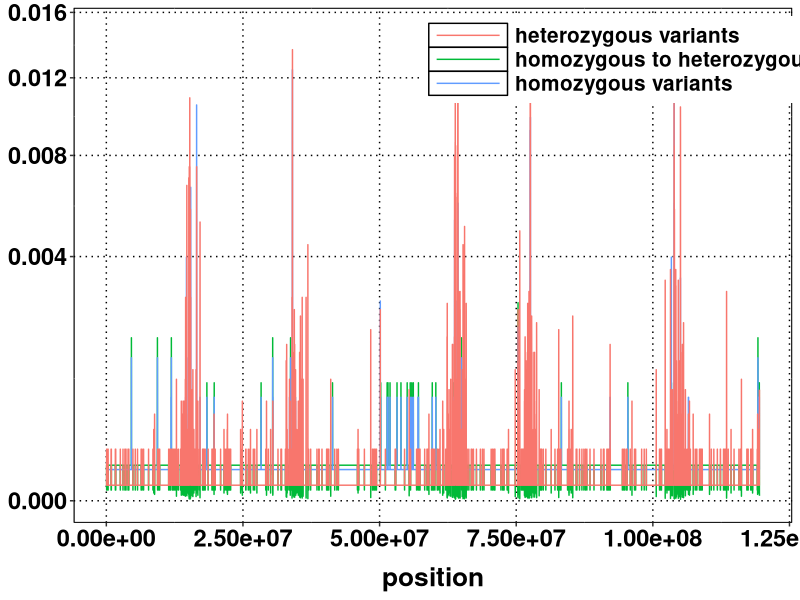
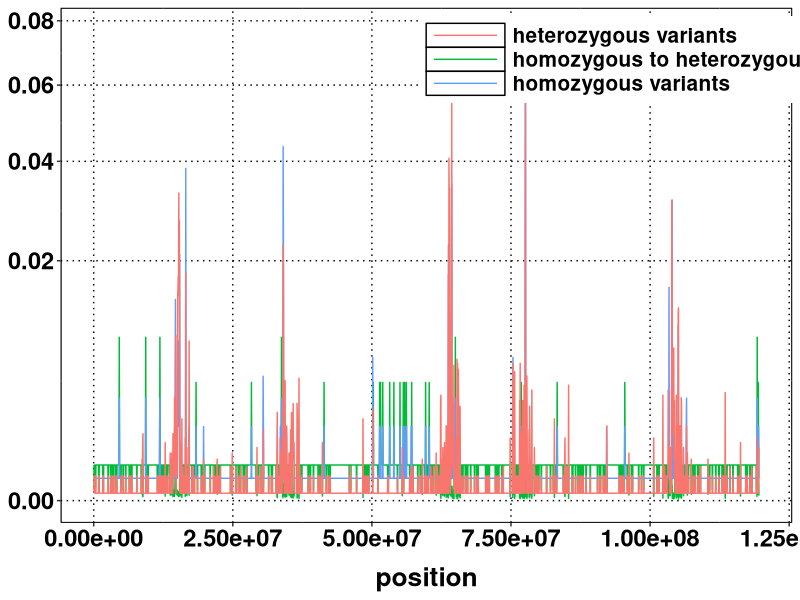
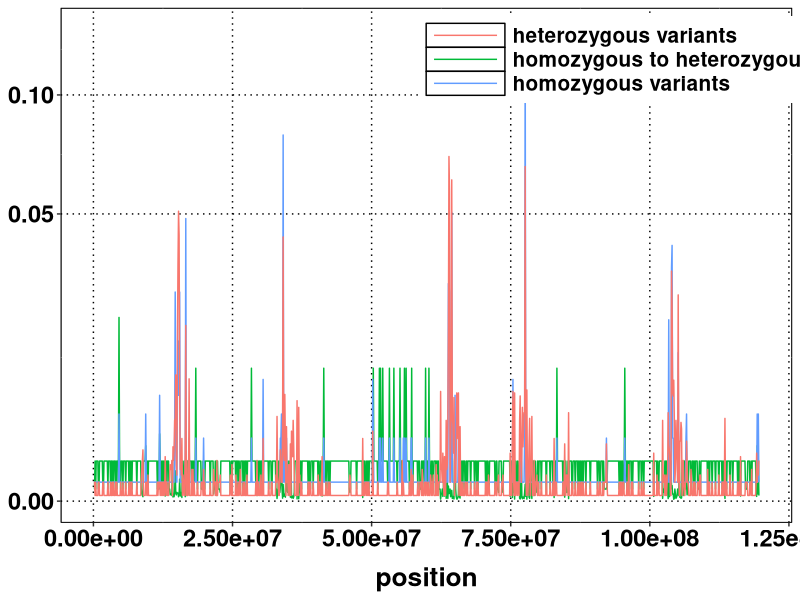
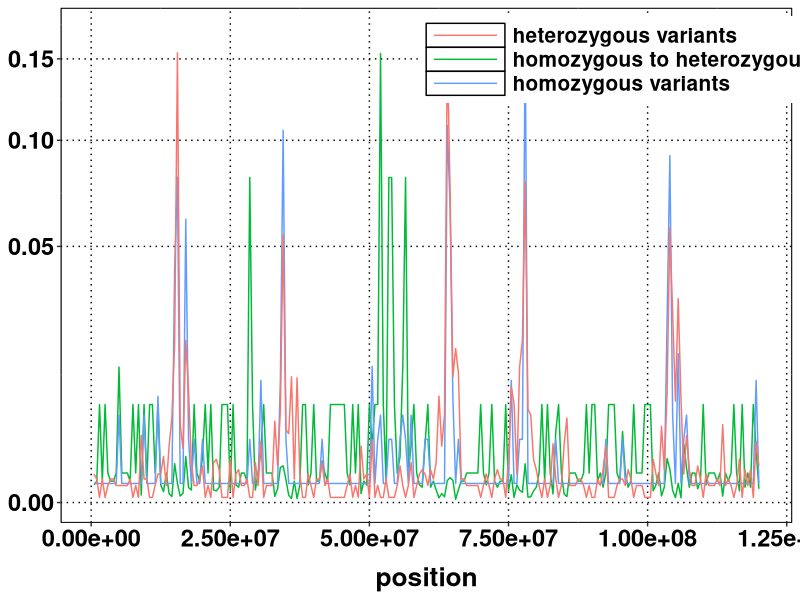
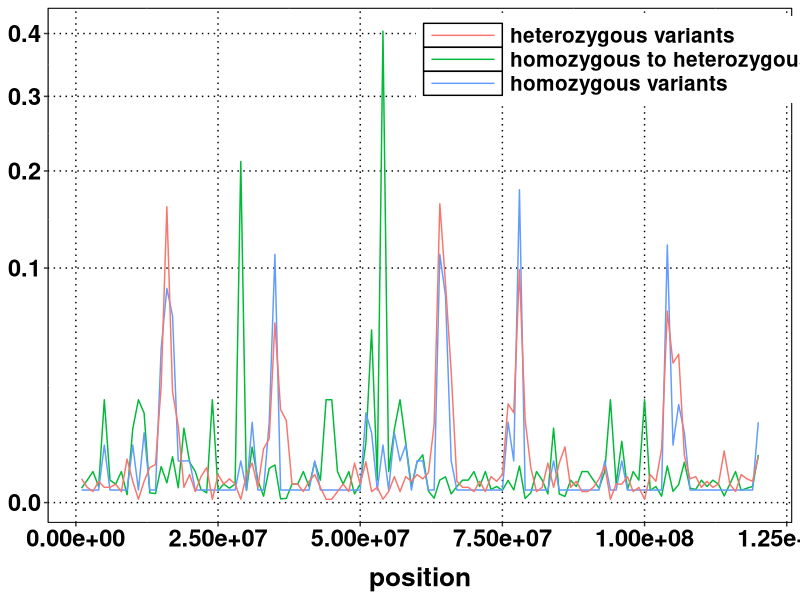
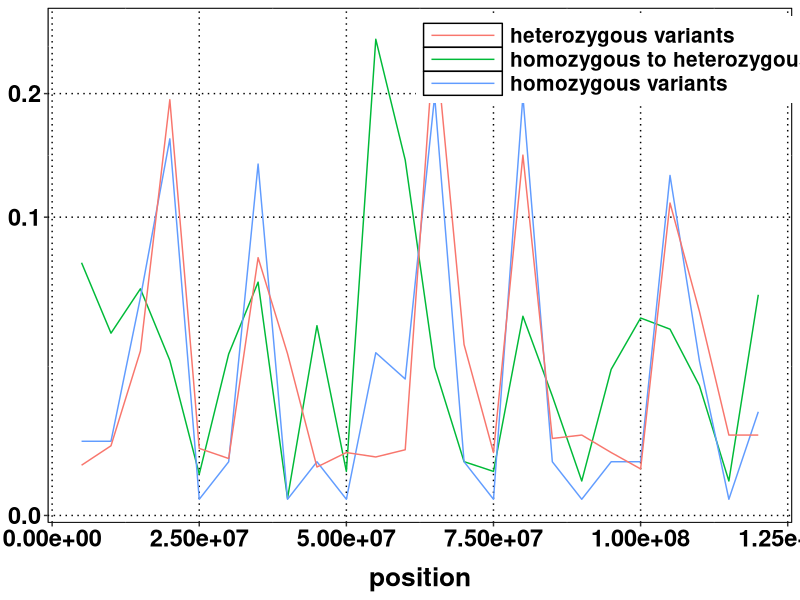
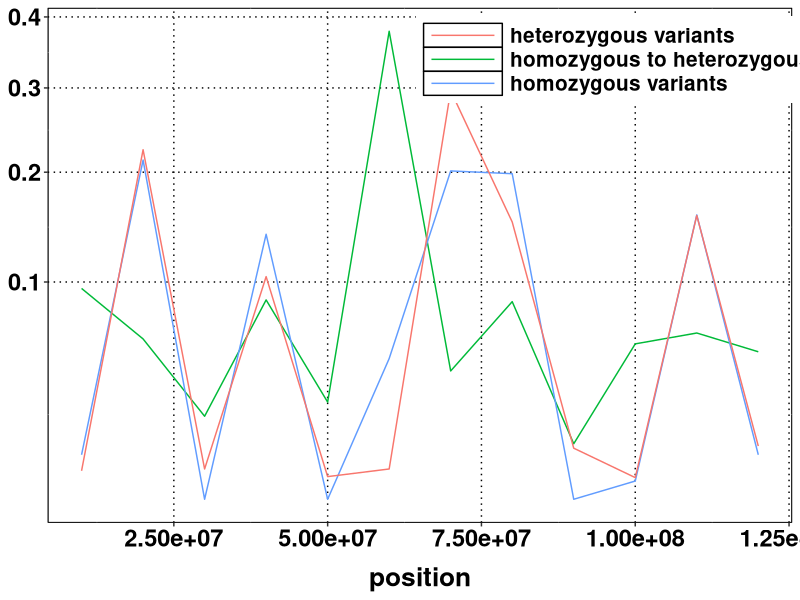
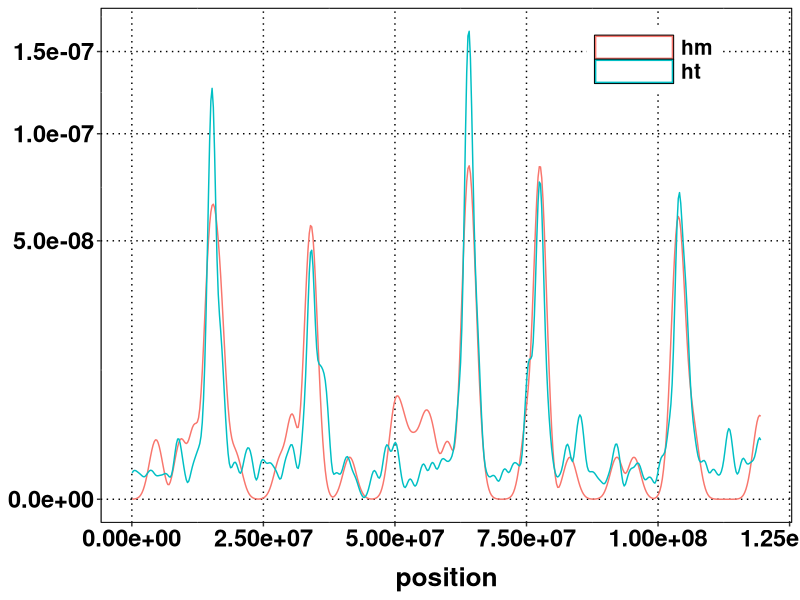

Source code (R) for these figures, in order:
## ---- chunk 1
# load the required libraries and functions
library(knitr)
library(markdown)
#opts_chunk$set(dev = 'pdf')
library(grid)
library(gridExtra)
library(ggplot2)

## cusotom ggplot theme edits
mytheme <- theme(panel.background = element_rect(fill='white', colour='black'),
        text = element_text(size = 20, face='bold', colour='black'),
        axis.title.x = element_text(size = 19, face='bold', color='black', vjust = -1),
        axis.text = element_text(size = 17, face='bold', color='black'),
        panel.grid.major = element_line(linetype = 'dotted', colour='black'),
        panel.border = element_rect(fill=NA, linetype = "solid", colour='black'),
        plot.margin=unit(c(2,2,5,2),'mm'), legend.position=c(0.80,0.90), legend.title = element_blank(),
        legend.text = element_text(colour = 'black', size = 15, face = 'bold'), legend.box = "horizontal",
        legend.key.width=unit(2, "cm"), legend.key = element_rect(fill='white'))

## set working directory
setwd("~/git-hub-repos/shyamrallapalli/mutations_hts_noref/002_snps_in_assembled_genome/contig_snp_distribution/arabidopsis/allen_etal/hsty")

## ---- chunk 2
tenkb <- read.delim(file="per-10000bp-filtered_hsty_mutant.vcf.txt", header = TRUE)
tenkb$numhm <- tenkb$numhm + 0.1
tenkb$numht <- tenkb$numht + 0.1
tenkb$ratio <- tenkb$numhm/tenkb$numht
ggplot(data=tenkb, aes(x=position)) + geom_line(aes(y=ratio/sum(ratio), colour="homozygous to heterozygous ratio")) + 
     geom_line(aes(y=numhm/sum(numhm), colour="homozygous variants")) + 
     geom_line(aes(y=numht/sum(numht), colour="heterozygous variants")) + 
     scale_y_sqrt() + labs(y=NULL, main="genome in 10 KB fragment chunks") + mytheme

## ---- chunk 3
tenkb <- read.delim(file="per-50000bp-filtered_hsty_mutant.vcf.txt", header = TRUE)
tenkb$numhm <- tenkb$numhm + 0.1
tenkb$numht <- tenkb$numht + 0.1
tenkb$ratio <- tenkb$numhm/tenkb$numht
ggplot(data=tenkb, aes(x=position)) + geom_line(aes(y=ratio/sum(ratio), colour="homozygous to heterozygous ratio")) + 
     geom_line(aes(y=numhm/sum(numhm), colour="homozygous variants")) + 
     geom_line(aes(y=numht/sum(numht), colour="heterozygous variants")) + 
     scale_y_sqrt() + labs(y=NULL, main="genome in 50 KB fragment chunks") + mytheme

## ---- chunk 4
tenkb <- read.delim(file="per-100000bp-filtered_hsty_mutant.vcf.txt", header = TRUE)
tenkb$numhm <- tenkb$numhm + 0.1
tenkb$numht <- tenkb$numht + 0.1
tenkb$ratio <- tenkb$numhm/tenkb$numht
ggplot(data=tenkb, aes(x=position)) + geom_line(aes(y=ratio/sum(ratio), colour="homozygous to heterozygous ratio")) + 
     geom_line(aes(y=numhm/sum(numhm), colour="homozygous variants")) + 
     geom_line(aes(y=numht/sum(numht), colour="heterozygous variants")) + 
     scale_y_sqrt() + labs(y=NULL, main="genome in 100 KB fragment chunks") + mytheme

## ---- chunk 5
tenkb <- read.delim(file="per-500000bp-filtered_hsty_mutant.vcf.txt", header = TRUE)
tenkb$numhm <- tenkb$numhm + 0.1
tenkb$numht <- tenkb$numht + 0.1
tenkb$ratio <- tenkb$numhm/tenkb$numht
ggplot(data=tenkb, aes(x=position)) + geom_line(aes(y=ratio/sum(ratio), colour="homozygous to heterozygous ratio")) + 
     geom_line(aes(y=numhm/sum(numhm), colour="homozygous variants")) + 
     geom_line(aes(y=numht/sum(numht), colour="heterozygous variants")) + 
     scale_y_sqrt() + labs(y=NULL, main="genome in 500 KB fragment chunks") + mytheme

## ---- chunk 6
tenkb <- read.delim(file="per-1000000bp-filtered_hsty_mutant.vcf.txt", header = TRUE)
tenkb$numhm <- tenkb$numhm + 0.1
tenkb$numht <- tenkb$numht + 0.1
tenkb$ratio <- tenkb$numhm/tenkb$numht
ggplot(data=tenkb, aes(x=position)) + geom_line(aes(y=ratio/sum(ratio), colour="homozygous to heterozygous ratio")) + 
     geom_line(aes(y=numhm/sum(numhm), colour="homozygous variants")) + 
     geom_line(aes(y=numht/sum(numht), colour="heterozygous variants")) + 
     scale_y_sqrt() + labs(y=NULL, main="genome in 1 MB fragment chunks") + mytheme

## ---- chunk 7
tenkb <- read.delim(file="per-5000000bp-filtered_hsty_mutant.vcf.txt", header = TRUE)
tenkb$numhm <- tenkb$numhm + 0.1
tenkb$numht <- tenkb$numht + 0.1
tenkb$ratio <- tenkb$numhm/tenkb$numht
ggplot(data=tenkb, aes(x=position)) + geom_line(aes(y=ratio/sum(ratio), colour="homozygous to heterozygous ratio")) + 
     geom_line(aes(y=numhm/sum(numhm), colour="homozygous variants")) + 
     geom_line(aes(y=numht/sum(numht), colour="heterozygous variants")) + 
     scale_y_sqrt() + labs(y=NULL, main="genome in 5 MB fragment chunks") + mytheme

## ---- chunk 8
tenkb <- read.delim(file="per-10000000bp-filtered_hsty_mutant.vcf.txt", header = TRUE)
tenkb$numhm <- tenkb$numhm + 0.1
tenkb$numht <- tenkb$numht + 0.1
tenkb$ratio <- tenkb$numhm/tenkb$numht
ggplot(data=tenkb, aes(x=position)) + geom_line(aes(y=ratio/sum(ratio), colour="homozygous to heterozygous ratio")) + 
     geom_line(aes(y=numhm/sum(numhm), colour="homozygous variants")) + 
     geom_line(aes(y=numht/sum(numht), colour="heterozygous variants")) + 
     scale_y_sqrt() + labs(y=NULL, main="genome in 10 MB fragment chunks") + mytheme

## ---- chunk 9
infile <- read.delim(file="varposn-genome-filtered_hsty_mutant.vcf.txt", header = TRUE)
ggplot(data=infile, aes(x=position, colour=type)) + geom_density(adjust=1/10) +
     scale_y_sqrt() + labs(y=NULL, main="genome wide snp density") + mytheme

